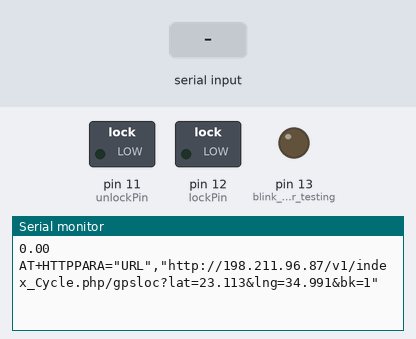
The sketch below on a simulated Arduino Uno, built with avr-gcc and run on an emulated ATmega328P. Parts: switched loads named in the sketch (green lamp = pin HIGH), output pins drawn as LEDs (lit = HIGH), the last lines printed to the serial monitor. Inputs (shaded band) come from the test bench. The modem accepts every AT command (registered, SIM ready, sends succeed) and sends nothing else.

Above: at 2.1 s.
2.2 s: "*" received over Serial
At 5.0 s:
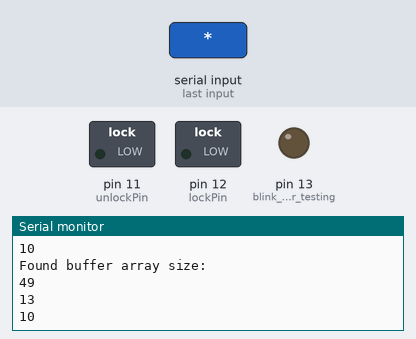
5.2 s: "unlock" received over the second serial link
At 6.0 s:
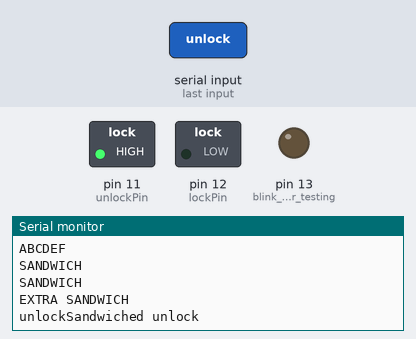
Timing chart, 0 to 8.2 s (numbered marks = the images above; inputs shaded):
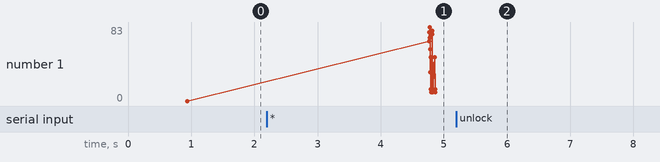

The sketch:

GSM_GPS_merged.ino
```cpp
#include<SoftwareSerial.h>
#include<stdio.h>
#include<string.h>
#include <TinyGPS++.h>

static const uint32_t GPSBaud = 9600;

// The TinyGPS++ object
TinyGPSPlus gps;

SoftwareSerial GPRS(7,8); //Rx , Tx
SoftwareSerial GPS(9,10); //Rx , Tx

int lockPin = 12;
int unlockPin = 11;
unsigned char buffer[64];
unsigned char bufferReader[64];
int count = 0;
int bufferReaderCounter = 0;
float floatLat = 22.113;
float floatLng = 33.991;
double gpslat;
double gpslng;

void(* resetFunc) (void) = 0; //declare reset function @ address 0


void GPS_parse() // run over and over
{
  while(1){
  if (GPS.available()){
   //  Serial.write(Serial1.read());

   //Serial.println("Data");
    gps.encode(GPS.read());
    if (gps.location.isUpdated()){
      Serial.println("------------------------------------------------------");
      // Latitude in degrees (double)
      Serial.print("Latitude= ");
      Serial.print(gps.location.lat(), 6);
      gpslat = gps.location.lat();
      // Longitude in degrees (double)
      Serial.print(" Longitude= ");
      Serial.println(gps.location.lng(), 6);
      gpslng = gps.location.lng();
      // Raw latitude in whole degrees
      Serial.print("Raw latitude = ");
      Serial.print(gps.location.rawLat().negative ? "-" : "+");
      Serial.println(gps.location.rawLat().deg);
      // ... and billionths (u16/u32)
      Serial.println(gps.location.rawLat().billionths);

      // Raw longitude in whole degrees
      Serial.print("Raw longitude = ");
      Serial.print(gps.location.rawLng().negative ? "-" : "+");
      Serial.println(gps.location.rawLng().deg);
      // ... and billionths (u16/u32)
      Serial.println(gps.location.rawLng().billionths);

      // Year (2000+) (u16)
      Serial.print("Year = ");
      Serial.println(gps.date.year());
      // Month (1-12) (u8)
      Serial.print("Month = ");
      Serial.println(gps.date.month());
      // Day (1-31) (u8)
      Serial.print("Day = ");
      Serial.println(gps.date.day());

      // Raw time in HHMMSSCC format (u32)
      Serial.print("Raw time in HHMMSSCC = ");
      Serial.println(gps.time.value());

      // Hour (0-23) (u8)
      Serial.print("Hour = ");
      Serial.println(gps.time.hour());
      // Minute (0-59) (u8)
      Serial.print("Minute = ");
      Serial.println(gps.time.minute());
      // Second (0-59) (u8)
      Serial.print("Second = ");
      Serial.println(gps.time.second());


      // Speed in meters per second (double)
      Serial.print("Speed in m/s = ");
      Serial.println(gps.speed.mps());

      // Altitude in feet (double)
      Serial.print("Altitude in feet = ");
      Serial.println(gps.altitude.feet());

      // Number of satellites in use (u32)
      Serial.print("Number os satellites in use = ");
      Serial.println(gps.satellites.value());
      Serial.println("------------------------------------------------------");

      delay(1000);
     break;
    }
    }
  }
}

 void GSMinit(){
  floatLat++;
  floatLng++;
  //Serial.println("In GSMInit");
  //GPS_parse();

  char charLat[10];
  char charLng[10];

  char main[100];
  Serial.println(gpslat);
  //temporarily holds data from vals

  //4 is mininum width, 3 is precision; float value is copied onto buff
//  dtostrf(gpslat, 6, 5, charLat);
//  dtostrf(gpslng, 6, 5, charLng);

  dtostrf(floatLat, 4, 3, charLat);
  dtostrf(floatLng, 4, 3, charLng);

   char * writeQuery = "AT+HTTPPARA=\"URL\",\"http://198.211.96.87/v1/index_Cycle.php/gpsloc?lat=";
   strcpy(main,writeQuery);
   strcat(main,charLat);
   strcat(main,"&lng=");
   strcat(main, charLng);
   strcat(main,"&bk=1\"\r\n");

   Serial.write(main);

    //char * writeQuery = "AT+HTTPPARA=\"URL\",\"http://198.211.96.87/v1/index_Cycle.php/gpsloc?lat=29.64&lng=11.33&bk=1\"\r\n";
   GPRS.write(main);
   delay(500);

   GPRS.write("AT+CREG?\r\n");
   delay(500);

   GPRS.write("AT+CGATT=1\r\n"); // Attach to GPRS
   delay(500);

   GPRS.write("AT+SAPBER=3,1,\"APN\",\"gpinternet\"\r\n");  // To query the GPRS context
   delay(200);

   GPRS.write("AT+SAPBR=1,1\r\n"); // Open a GPRS context
   delay(500);

   GPRS.write("AT+HTTPACTION=1\r\n");
   delay(1000);


    while(GPRS.available())
    {
      buffer[count++] = GPRS.read();
      if(count == 64) break;
    }
    //Serial.println(buffer);
    Serial.write(buffer , count);
    clearBufferArray();
    count = 0;
    Serial.write("\r\n ... ... \r\n");

  }


void setup() {

  pinMode(LED_BUILTIN, OUTPUT);//blink led for testing
  pinMode(lockPin, OUTPUT);
  pinMode(unlockPin, OUTPUT);

  // put your setup code here, to run once:
  GPRS.begin(9600);
  GPS.begin(9600);

  Serial.begin(9600);

   GPRS.write("AT\r\n");
   delay(200);

   GPRS.write("AT+HTTPINIT\r\n");
   delay(200);

   GPRS.write("AT+HTTPPARA=\"CID\",1\r\n");
   delay(500);


}

void loop() {
  // put your main code here, to run repeatedly:
   GSMinit();
  while(1){

  Serial.println("MASTER SANDWICH----------------------------------");
  count=0;
  bufferReaderCounter = 0;

  while(GPRS.available())
  {
    //Serial.println("Available --> ");
    //buffer[count++] = GPRS.read();
    //Serial.println(buffer[count-1]);
    if(GPRS.read() == '+'){
      while(GPRS.available()){
        buffer[count++] = GPRS.read();
        Serial.println(buffer[count-1]);
      }
    }
    else{
      continue;
    }
    if(count == 64) break;
  }


  char *p;
  p = strtok(buffer, ",");
  p = strtok(NULL, ",");
  p = strtok(NULL, ",");


  if(buffer[0] != NULL){
    //int i;
    //sscanf(p, "%d", &i);
    Serial.print("Found buffer array size:  ");
    //Serial.println(i);
    GPRS.flush();

    char * readContent = "AT+HTTPREAD=0,";
    strcat(p, "\r\n");
    strcat(readContent, p);
    Serial.print("Before write");
    GPRS.write(readContent);
    delay(500);


    char flag = 'f';
    while(flag == 'f' && !GPRS.available()){

    }
    flag = 't';

    char temp[20];
    char newTemp[33];
    int ntemp = 0;
    int itemp = 0;
    while(GPRS.available()){
      char rr = GPRS.read();
      if(rr >= 'a' && rr <= 'z'){
        newTemp[ntemp++] = rr;
      }
    }


    newTemp[ntemp] = '\0';
    temp[itemp] = '\0';
    bufferReader[bufferReaderCounter] = '\0';

   Serial.println("DEF");
    Serial.write(bufferReader,bufferReaderCounter);
    Serial.println("DEF");
    char* pch = strstr(bufferReader,"unlock"); // find "unlock" inside bufferReader


    if( strstr(bufferReader,"unlock") != NULL){
      Serial.println("Got unlock inside bufferedReader ");
      digitalWrite(LED_BUILTIN, HIGH);   // turn the LED on (HIGH is the voltage level)
      delay(1000);                       // wait for a second
      digitalWrite(LED_BUILTIN, LOW);    // turn the LED off by making the voltage LOW
      delay(1000);                       // wait for a second
    }

   Serial.println("ABCDEF");
   Serial.write(bufferReader,bufferReaderCounter);
   Serial.println("ABCDEF");
   Serial.println(temp);
   Serial.println("ABCDEF");
   if(temp[0] == 'u'){
    Serial.println("Unlock hoiseeeeeeee");
   }else if(temp[0] == 'l'){
    Serial.println("Lock hoiseeeeeeee");
   }else if(temp[0] == 'n'){
    Serial.println("No changed hoiseeeeeeee");
   }
   Serial.println("ABCDEF");

   Serial.println("SANDWICH");
   if(strcmp(temp, "unlock") == 0){
    Serial.println("Sandwiched unlock");
    digitalWrite(unlockPin, HIGH);
    digitalWrite(lockPin, LOW);

   }else if(strcmp(temp, "lock") == 0){
    Serial.println("Sandwiched lock");

    digitalWrite(unlockPin, LOW);
    digitalWrite(lockPin, HIGH);


   }else if(strcmp(temp, "nock") == 0){
    Serial.println("Sandwiched nock");
   }
   Serial.println("SANDWICH");


   Serial.println("EXTRA SANDWICH");
   Serial.write(newTemp, ntemp);
   if(strcmp(newTemp, "unlock") == 0){
    Serial.println("Sandwiched unlock");
    digitalWrite(unlockPin, HIGH);
    digitalWrite(lockPin, LOW);
    break;

   }else if(strcmp(newTemp, "lock") == 0){
    Serial.println("Sandwiched lock");

    digitalWrite(unlockPin, LOW);
    digitalWrite(lockPin, HIGH);
    break;

   }else if(strcmp(newTemp, "nock") == 0){
    Serial.println("Sandwiched nock");
    break;
   }
   Serial.println("EXTRA SANDWICH");

    Serial.println("-----T ");
    Serial.println("A----");
    //clearBufferReaderArray();
    //bufferReaderCounter = 0;

  }
  Serial.write(buffer , count);
//  Serial.println(i);
  clearBufferArray();
  count = 0;

  if(Serial.available()){
   //Serial.println("Got data...");
   byte b = Serial.read();
   if( b == '*')
      GPRS.write(0x1a);
   else
      GPRS.write(b);
   }

    Serial.println("MASTER SANDWICH END----------THE END :( --------------------------------");
  }

  delay(6000);
  resetFunc();
}

void clearBufferArray()
{
  for(int i = 0; i< count ; i++)
  {
    buffer[i] = NULL;

  }

}


void clearBufferReaderArray()
{
  for(int i = 0; i< bufferReaderCounter ; i++)
  {
    bufferReader[i] = NULL;

  }

}
```

Measured:
- after the input at 2.2 s, the serial monitor: prints a new line after 2.6 s (image 1)
- after the input at 5.2 s, the serial monitor: prints a new line after 0.20 s (image 2)
- plotted number 1: 0 → 10 after the input at 2.2 s
